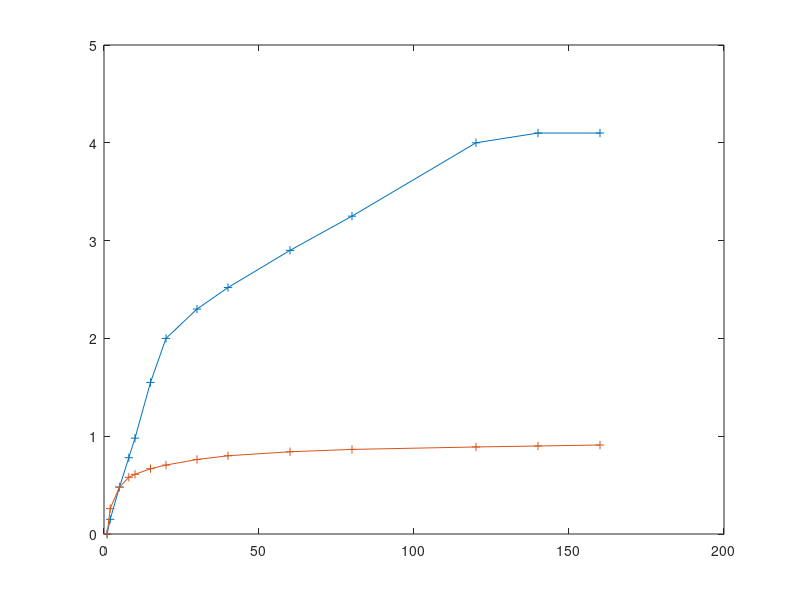

Source code (MATLAB):
H_values = [1,0;2,0.150000000000000;5,0.480000000000000;8,0.780000000000000;10,0.980000000000000;15,1.55000000000000;20,2;30,2.30000000000000;40,2.52000000000000;60,2.90000000000000;80,3.25000000000000;120,4;140,4.10000000000000;160,4.10000000000000];

M_values = [1,0;2,0.260000000000000;5,0.480000000000000;8,0.580000000000000;10,0.610000000000000;15,0.668000000000000;20,0.705000000000000;30,0.762000000000000;40,0.800000000000000;60,0.841000000000000;80,0.865000000000000;120,0.890000000000000;140,0.900000000000000;160,0.910000000000000];


plot(H_values(:,1), H_values(:,2), '-+');


hold on;

plot(M_values(:,1), M_values(:,2), '-+');

y = interp1(H_values(:,1), H_values(:,2), 200);
plot(200, y, 'o');